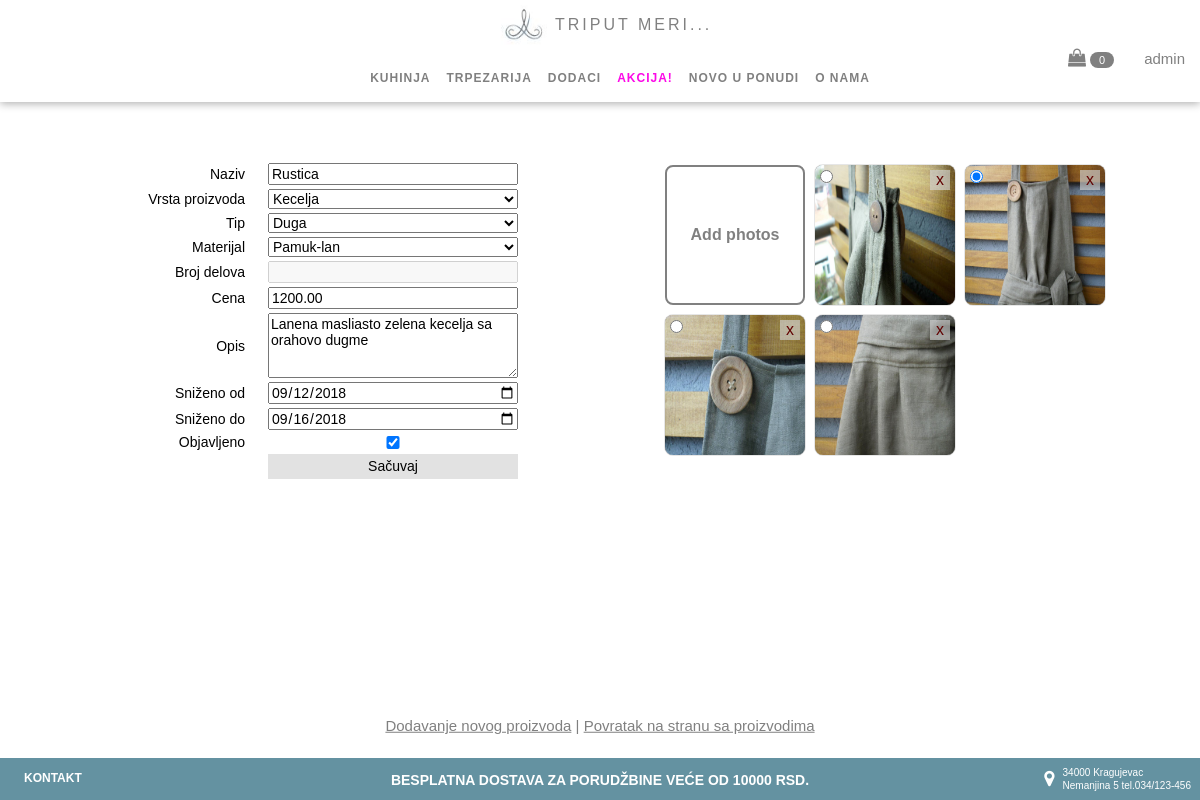
The page /editProduct.php?id=2 (signed in) on the database its author committed.
### tables this page shows
CREATE TABLE `product` (
  `Id` int(11) NOT NULL,
  `Name` varchar(50) NOT NULL,
  `TypeId` varchar(50) NOT NULL,
  `Price` decimal(16,2) NOT NULL,
  `Description` varchar(800) NOT NULL,
  `OnSaleFromDate` date NOT NULL,
  `OnSaleToDate` date NOT NULL,
  `Material` varchar(50) NOT NULL,
  `Subcategory` varchar(50) NOT NULL,
  `NumberOfPeaces` int(50) NOT NULL,
  `ImgPath` varchar(50) NOT NULL,
  `Category` varchar(50) DEFAULT NULL,
  `UserDeleted` bit(1) DEFAULT NULL,
  `CreatedOn` date DEFAULT NULL,
  `ModifiedOn` date DEFAULT NULL,
  `PublishedOn` datetime DEFAULT NULL,
  `IsPublished` bit(1) DEFAULT NULL
);

CREATE TABLE `images` (
  `Id` int(11) NOT NULL,
  `ProductId` int(11) NOT NULL,
  `ImagePath` varchar(100) NOT NULL,
  `IsCover` bit(1) DEFAULT NULL
);

### editProduct.php (the view, shortened to what this page needs)
<html>
<head>
<?php
        include("includes/head.inc.php");
    ?>
</head>
<body>
<header>
    <?php
        include("includes/header.inc.php");
    ?>
</header>
<section>
<?php
if(isset($_GET['id'])){
    $temp = $_GET['id'];
    $conn = mysqli_connect("localhost","root","") or die("cannot connect to database");
    $result = mysqli_query($conn, "SELECT * FROM images WHERE ProductId = '$temp'");
    $sql = mysqli_query($conn, "SELECT * FROM product WHERE Id = '$temp'");
    $row = mysqli_fetch_array($sql);
    $subcat = $row['Subcategory'];
    $numb = $row['NumberOfPeaces'];
    if($row['IsPublished'] == 1){
        $checked = 'checked';
    } else {
        $checked = '';
    }
        echo    '<div class="col-6 padd-60">
                <form id="edit_form" class="product_form" action="update.php?id='.$temp.'" method="POST">
                    <table>
                        <tr>
                            <td>Naziv</td>
                            <td><input type="text" name="name" value="'.$row['Name'].'" required></td>
                        </tr>
                        <tr>
                            <td>Vrsta proizvoda</td>
                            <td><select name="subcategory">
                                <option value="">---</option>';
                                    $sql_sub = mysqli_query($conn, "SELECT * FROM product_type WHERE ParentId = 1 OR ParentId = 2 OR ParentId = 3 ");
                                    while ($row_sub = mysqli_fetch_array($sql_sub)){
                                        $val = $row_sub['Type'];
                                        if($val == $row['Subcategory']){
                                            $select = 'selected';
                                        } else {
                                            $select = '';
                                        }
                                    echo '<option value="'.$val.'" '.$select.'>'.$val.'</option>'; }
                                echo '</select>
                            </td>
                        </tr>
                        <tr>
                            <td>Tip</td>
                            <td><select name="type_id">
                                <option value="">---</option>';
                                    $sql_type = mysqli_query($conn, "SELECT * FROM product_type WHERE Type = '$subcat' ");
                                    $row_id = mysqli_fetch_array($sql_type);
                                        $product_type_id = $row_id['Id'];
                                        $sql_type_id = mysqli_query($conn, "SELECT * FROM product_type WHERE ParentId = '$product_type_id'");
                                            while ($row_type = mysqli_fetch_array($sql_type_id)){
                                                $val = $row_type['Type'];
                                                if($val == $row['TypeId']){
                                                    $select = 'selected';
                                                } else {
                                                    $select = '';
                                                }
                                            echo '<option value="'.$val.'" '.$select.'>'.$val.'</option>'; }
                                echo '</select>
                            </td>
                        </tr>
                        <tr>
                            <td>Materijal</td>
                            <td><select name="material">
                                <option value="">---</option>';
                                    $materials = array('Lan', 'Pamuk-lan');
                                    foreach ($materials as $val) {
                                        if ($val == $row['Material']){
                                                $select = "selected";}
                                            else {
                                                $select = "";
                                            }
                                    echo '<option value="'.$val.'" '.$select.'>'.$val.'</option>'; }
                                echo '</select>
                            </td>
                        </tr>
                        <tr>
                            <td>Broj delova</td>
                            <td id="peacesNumber">';
                                    $allowed_products = array("Set za rucavanje", "Podmetaci za rucavanje", "Podmetaci za case");
                                    if(in_array($subcat, $allowed_products)){
                                        echo '<input type="number" name="numb_of_peaces" placeholder="od 1 do 8" min="1" max="8" value='.$numb.'>';
                                    } else {
                                        echo '<input type="number" name="numb_of_peaces" disabled>';
                                    }
                        echo '</td>
                        </tr>
                        <tr>
                            <td>Cena</td>
                            <td><input type="number" name="price" value="'.$row['Price'].'"></td>
                        </tr>
                        <tr>
                            <td>Opis</td>
                            <td><textarea rows="3"  name ="description" >'.$row['Description'].'</textarea></td>
                        </tr>
                        <tr>
                            <td>Sniženo od</td>
                            <td><input type="date" name="on_sale_from" value="'.$row['OnSaleFromDate'].'"></td>
                        </tr>
                        <tr>
                            <td>Sniženo do</td>
                            <td><input type="date" name="on_sale_to" value="'.$row['OnSaleToDate'].'"></td>
                        </tr>
                        <tr>
                            <td>Objavljeno</td>
                            <td><input type="checkbox" name="published" '.$checked.'></td>
                        </tr>
                        <tr>
                            <td></td>
                            <td><input type="submit" name="submit" value="Sačuvaj"></td>
                        </tr>
                    </table>
                </form>
                </div>';
        echo    '<div class="col-6 padd-60">';
        echo    '<div id="wrapDiv-pill" class="scroll">';
        echo    '<form id="submit_form" action="addPhotos.php" method="POST" enctype="multipart/form-data">
                    <div class="product_images">
                        <div class="upload-btn-wrapper">
                            <button class="upload_btn">Add photos</button>
                            <input type="file" name="fileToUpload" id="inputfile">
                        </div>
                    </div>
                    <input type="submit" name="submit" value="ok" id="addImg">
                </form>';
                while ($row = mysqli_fetch_array($result)){
                    if($row['IsCover']==1){
                        $checked = 'checked';
                    } else {
                        $checked = '';
                    }
                echo    '<div  class="product_images">
                            <img src="'.$row['ImagePath'].'" alt="primer">
                            <button type="button" id ="'.$row['Id'].'" class="remove_button" title="Remove image">x</button>
                            <input  type="radio" '.$checked.' name="setCover" id="'.$row['Id'].'" class="set_cover" title="Set cover photo">
                        </div>';
                }
        echo    '</div>';
        echo    '</div>';
        echo    '<span id="close_btn"><a href="addNewEntry.php"> <u> Dodavanje novog proizvoda</u></a> | <a href="admin.php"><u>Povratak na stranu sa proizvodima</u> </a></span>';
}
else {
    header("location:admin.php");
}
?>
</section>
<footer>
    <?php
        include("includes/footer.inc.php");
    ?>
</footer>
</body>
</html>

### css/myStyle.css (style rules this page uses)
* { box-sizing: border-box; font-family: Arial, Helvetica, sans-serif; margin: 0; }
a { text-decoration: none; color: gray; }
.col-6 { width: 50%; }
[class*="col-"] { float: left; }
.padd-60 { padding: 60px; }
header { width: 100%; min-height: 92px; position: fixed; z-index: 20; text-align: center; background-color: white; box-shadow: 0px 2px 8px rgba(0, 0, 0, 0.3); background: white; }
section { text-align: center; height: 100%; width: 100%; padding: 100px 0 40px; float: left; }
table { text-align: left; }
footer { height: auto; position: fixed; bottom: 0; z-index: 10; background: #6492a1; width: 100%; }
.product_form table { float: right; font-size: 14px; }
.product_form table td { width: 250px; text-align: right; padding-right: 20px; }
.product_form table input, .product_form table select, .product_form table textarea { width: 250px; }
.product_form table textarea { height: 65px; }
.product_form table input[type='submit'] { background-color: rgba(211, 211, 211, 0.651); border: none; padding: 4px; }
.scroll { position: relative; height: 300px; width: 470px; overflow-y: auto; }
.product_images { position: relative; padding: 5px; width: 150px; height: 150px; float: left; }
.product_images img { border-radius: 8px; width: 100%; height: 100%; box-shadow: 0 0 1px; }
.product_images .set_cover { position: absolute; top: 10px; left: 10px; }
.product_images .remove_button { position: absolute; top: 10px; left: 100%; transform: translate(-150%, 0); color: #610202; outline: none; background-color: rgba(211, 211, 211, 0.644); border: none; }
.upload-btn-wrapper { position: relative; width: 100%; height: 100%; display: inline-block; overflow: hidden; }
.upload-btn-wrapper .upload_btn { width: 100%; height: 100%; border: 2px solid gray; color: gray; background-color: white; padding: 6px 20px; border-radius: 8px; font-size: 16px; font-weight: bold; }
#close_btn { color: gray; font-size: 15px; padding: 6px; position: absolute; top: 100%; left: 50%; transform: translate(-50%, calc(-100% - 60px)); }

### rows shown on the page
product: name "Rustica", price "1200.00", description "Lanena masliasto zelena kecelja sa orahovo dugme", on_sale_from "09/12/2018", on_sale_to "09/16/2018"
images: ImagePath (picture)
images: ImagePath (picture)
images: ImagePath (picture)
images: ImagePath (picture)

### other values the page prints
$_SESSION["user"] "admin"
form field subcategory "Kecelja"
form field type_id "Duga"
form field material "Pamuk-lan"
